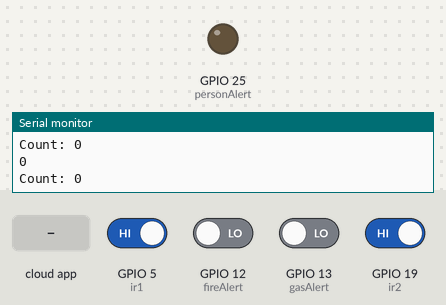
Bench run of a sketch on a simulated ESP32. Parts: output pins drawn as LEDs (lit = HIGH), the last lines printed to the serial monitor. The test bench sets the inputs (shaded band); at power-on: GPIO 5 (ir1), GPIO 19 (ir2) HIGH, GPIO 12 (fireAlert), GPIO 13 (gasAlert) LOW. WiFi joins after 1.5 s; servers stay silent unless stated.

Above: at 1.2 s.
1.3 s: GPIO 12 (fireAlert) driven HIGH
2.8 s: the phone or cloud app sets reset to 1
4.3 s: GPIO 12 (fireAlert) driven LOW
7.3 s: GPIO 19 (ir2) driven LOW
10.3 s: GPIO 5 (ir1) driven LOW
At 12.9 s:
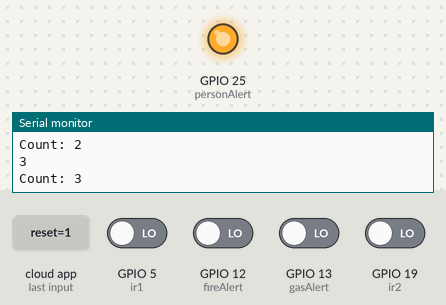
13.3 s: GPIO 5 (ir1) driven HIGH
Timing chart, 0 to 16.3 s (numbered marks = the images above; inputs shaded):
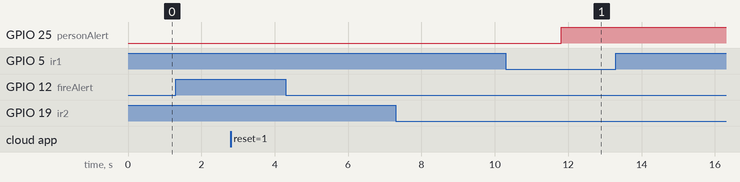

The sketch:

person_counter.ino
```cpp
#include "arduino_secrets.h"
#include "thingProperties.h"

//LiquidCrystal_I2C lcd (0x3F, 20, 4); // 0 x 27

byte ir1 = 5; byte ir2 = 19;
byte personAlert=25;

int count = 0; int count1 = 0; int personInside=0;
int temp1 = 0; int temp2 = 0;

byte fireAlert=12; byte gasAlert=13;

void setup() {
  // put your setup code here, to run once:

  Serial.begin(9600);
  pinMode(ir1, INPUT);
  pinMode(ir2, INPUT);
  pinMode(fireAlert, INPUT);
  pinMode(gasAlert, INPUT);
  pinMode(personAlert, OUTPUT);


  // Defined in thingProperties.h
  initProperties();

  // Connect to Arduino IoT Cloud
  ArduinoCloud.begin(ArduinoIoTPreferredConnection);

  /*
     The following function allows you to obtain more information
     related to the state of network and IoT Cloud connection and errors
     the higher number the more granular information you’ll get.
     The default is 0 (only errors).
     Maximum is 4
 */
  setDebugMessageLevel(2);
  ArduinoCloud.printDebugInfo();

  digitalWrite(personAlert,LOW);
  fireAlert1=HIGH;
  gasAlert1=HIGH;

}

void loop() {
  // put your main code here, to run repeatedly:

  ArduinoCloud.update();

  if ((digitalRead(ir1) == LOW) && (temp1 == 0) ) {

    temp1 = 1;

    if (temp2 == 0) {

      count++; count1++;

    }

  }

  if ((digitalRead(ir2) == LOW) && (temp2 == 0) ) {

    temp2 = 1;

    if (temp1 == 0) {
      count--; count1++;

    }

  }

  if ((temp1 == 1) && (temp2 == 1)) {

  delay(500);
    temp1 = 0; temp2 = 0;

    personInside=count;

  }

  if ((temp1 == 0) && (temp2 == 0)) {

    personInside=count;

  }

  //Update Cloud Person Alert


  if(personInside>0)
    {
      digitalWrite(personAlert,HIGH);
      personAlert1=HIGH;
      //ArduinoCloud.update();
      }
   else
   {
      digitalWrite(personAlert,LOW);
      personAlert1=LOW;
      //ArduinoCloud.update();
      }

      Serial.println(personInside);
      Serial.print("Count: ");
      Serial.println(count);

//Update Cloud Fire Alert

      if(digitalRead(fireAlert))
    {
      fireAlert1=LOW;
      ArduinoCloud.update();
      Serial.println("Fire");
      }
   else
   {
      fireAlert1=HIGH;
      //ArduinoCloud.update();
      }

//Update Cloud Gas Alert

      if(digitalRead(gasAlert))
    {
      gasAlert1=LOW;
      ArduinoCloud.update();
      }
   else
   {
      gasAlert1=HIGH;
      //ArduinoCloud.update();
      }
  }


void onResetChange()  {
  // Add your code here to act upon Reset change

  if (reset)
  {
      personInside=0;
      count=0;
      Serial.println("Reset");
  }

}
```

arduino_secrets.h
```cpp
#define SECRET_SSID "EEE"
#define SECRET_OPTIONAL_PASS "qnh1013hg"
#define SECRET_DEVICE_KEY "tv6Q2E8ynN3XwMFNpl?DecY1u"
```

thingProperties.h
```cpp
// Code generated by Arduino IoT Cloud, DO NOT EDIT.

#include <ArduinoIoTCloud.h>
#include <Arduino_ConnectionHandler.h>

const char DEVICE_LOGIN_NAME[]  = "8fdbb9d3-3ee6-4d4d-a714-d7ceb70d16bf";

const char SSID[]               = SECRET_SSID;    // Network SSID (name)
const char PASS[]               = SECRET_OPTIONAL_PASS;    // Network password (use for WPA, or use as key for WEP)
const char DEVICE_KEY[]  = SECRET_DEVICE_KEY;    // Secret device password

bool fireAlert1;
bool gasAlert1;
bool personAlert1;
void onResetChange();
CloudSwitch reset;


void initProperties(){

  ArduinoCloud.setBoardId(DEVICE_LOGIN_NAME);
  ArduinoCloud.setSecretDeviceKey(DEVICE_KEY);
  ArduinoCloud.addProperty(fireAlert1, READ, ON_CHANGE, NULL);
  ArduinoCloud.addProperty(gasAlert1, READ, ON_CHANGE, NULL);
  ArduinoCloud.addProperty(personAlert1, READ, ON_CHANGE, NULL);
  ArduinoCloud.addProperty(reset, READWRITE, ON_CHANGE, onResetChange);

}

WiFiConnectionHandler ArduinoIoTPreferredConnection(SSID, PASS);
```

Measured:
- after the input at 10.3 s, GPIO 25 (personAlert): LOW → HIGH after 1.5 s
